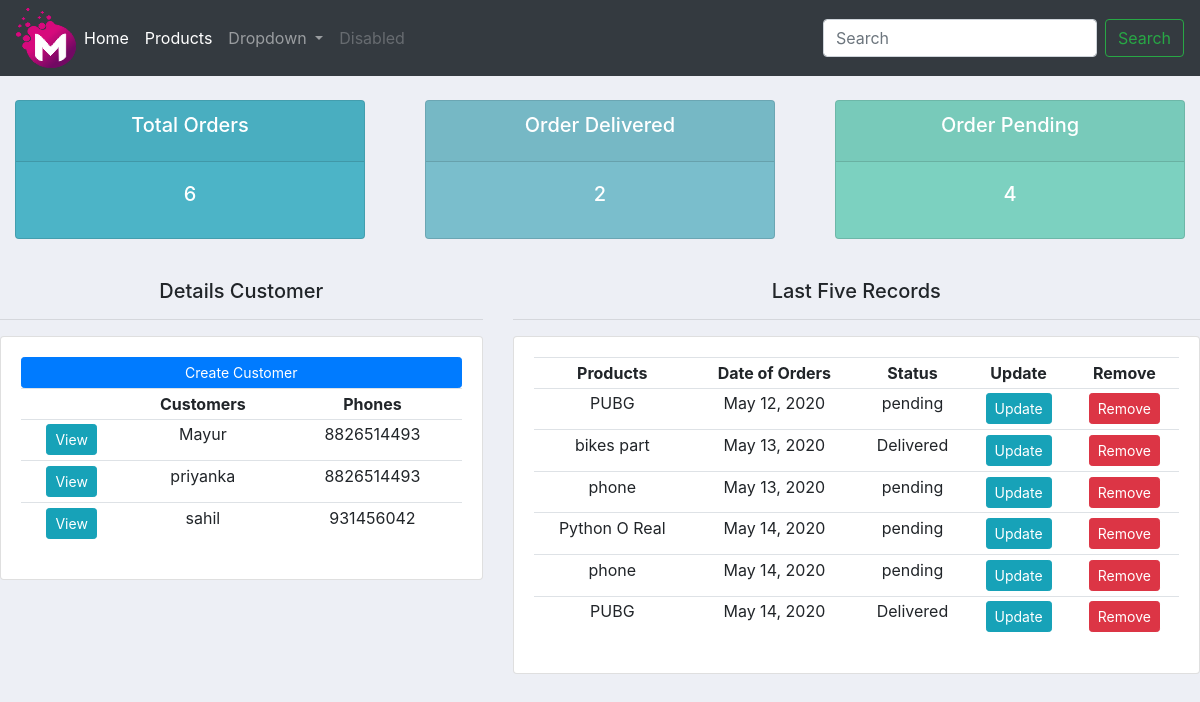
The app's page /, older data.
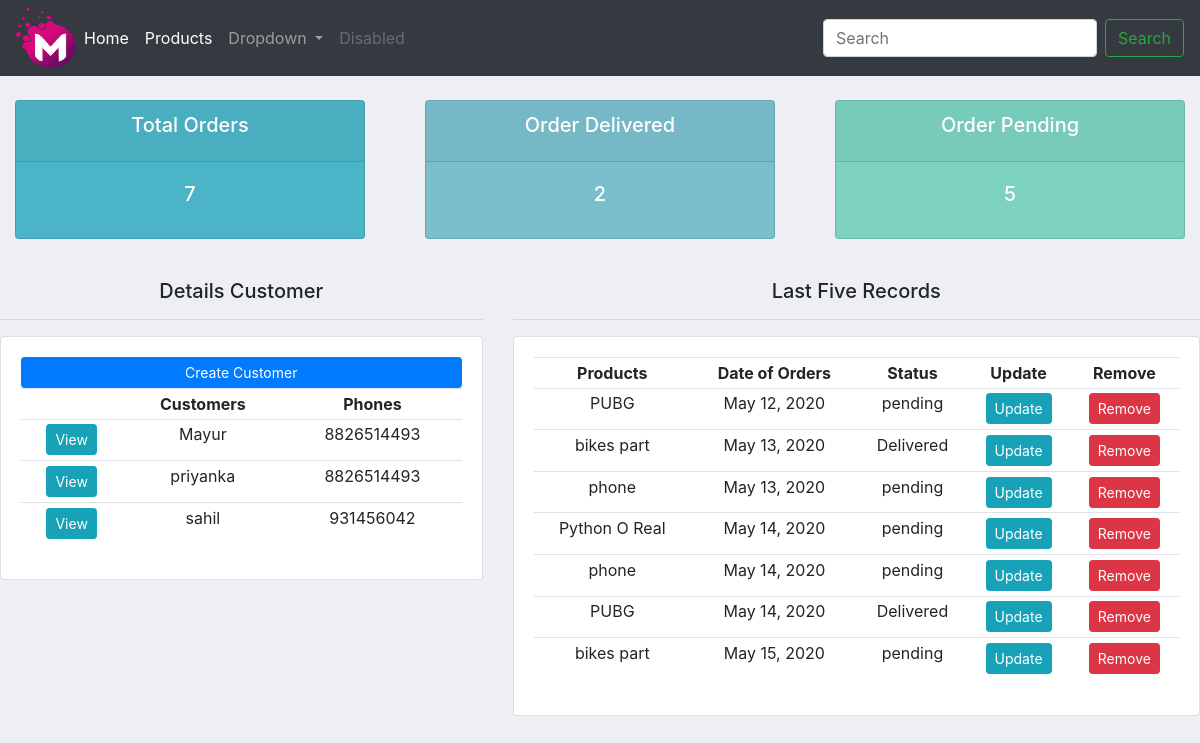
The same page, newer data.
### accounts/models.py (models this page shows, shortened)
class Customer(models.Model):
    name = models.CharField(max_length=200, null=True)
    phone = models.CharField(max_length=200, null=True)
    email = models.CharField(max_length=200,blank=True)
    date_created = models.DateTimeField(auto_now_add=True, null=True)

class Order(models.Model):
    STATUS = (
        ('pending','pending'),
        ('Out of Deilvery','Out of Deilvery'),
        ('Delivered','Delivered'),
    )
    customer = models.ForeignKey(Customer, null=True , on_delete=models.SET_NULL)
    products = models.ForeignKey(Product, null=True , on_delete=models.SET_NULL)
    date_created = models.DateField(auto_now_add=True, null=True)
    status = models.CharField(max_length=200,choices=STATUS)
    notes = models.CharField(max_length=1000,null=True)

class Product(models.Model):
    CATEGORY = (
        ("Indoor","Indoor"),
        ('Out Door','Out Door'),
    )
    name = models.CharField(max_length=200, null=True)
    price = models.FloatField(null=True)
    category = models.CharField(max_length=200, null=True, choices=CATEGORY)
    description = models.CharField(max_length=200, null=True, blank=True)
    date_created = models.DateTimeField(auto_now_add=True, null=True)
    tag = models.ManyToManyField(Tag)
    def __str__(self):
        return self.name

### accounts/views.py (the view)
# urls.py: path('',views.home,name='home'),
def home(request):
    orders_data = Order.objects.all()
    customer_data = Customer.objects.all()
    total_customers = orders_data.count()
    total_orders = customer_data.count()
    total_delivered = orders_data.filter(status='Delivered').count()
    total_pending = orders_data.filter(status='pending').count()
    context = {'orders_show':orders_data,'customer_show':customer_data,'total_orders_show':total_customers,'order_delivered_show':total_delivered,'total_pending_show':total_pending}
    return render(request, 'index.html',context)

### accounts/templates/index.html
{% extends 'navbar.html' %}
{% block content %}
{% include "status.html" %}
<br>
<div class="row">
    <div class="col-md-5">
        <h5 align='center'> Details Customer</h5>
        <hr>
        <div class="card card-body">
            <a class="btn btn-primary btn-sm btn-block" href="">Create Customer </a>
            <table class="table table-sm">
                <tr align="center">
                    <th></th>
                    <th> Customers </th>
                    <th> Phones </th>
                </tr>
                {% for customer in customer_show %}
                <tr align='center'>
                    <td><a class='btn btn-sm btn-info' href="{% url 'customer' customer.id %}"> View </a></td>
                    <td>{{ customer.name }}</td>
                    <td>{{ customer.phone }}</td>
                </tr>
                {% endfor %}
            </table>
        </div>
    </div>
    <div class="col-md-7">
        <h5 align='center'> Last Five Records </h5>
        <hr>
        <div class="card card-body">
            <table class="table table-sm">
                <tr align="center">
                    <th> Products </th>
                    <th> Date of Orders </th>
                    <th> Status </th>
                    <th> Update </th>
                    <th> Remove </th>
                </tr>
                {% for order in orders_show %}
                <tr align='center'>
                    <td>{{ order.products }}</td>
                    <td>{{ order.date_created }}</td>
                    <td>{{ order.status }}</td>
                    <td><a class='btn btn-sm btn-info' href="{% url 'update' order.id %}">Update</a></td>
                    <td><a class='btn btn-sm btn-danger' href="{% url 'delete' order.id %}">Remove</a></td>
                </tr>
                {% endfor %}
        </div>
    </div>
</div>
{% endblock %}

Row changes from the older to the newer data that the page shows:
added Order: products "bikes part", date_created "May 15, 2020", status "pending"
Text that changed along with them:
{{ total_orders_show }}: "6" → "7"
{{ total_pending_show }}: "4" → "5"
